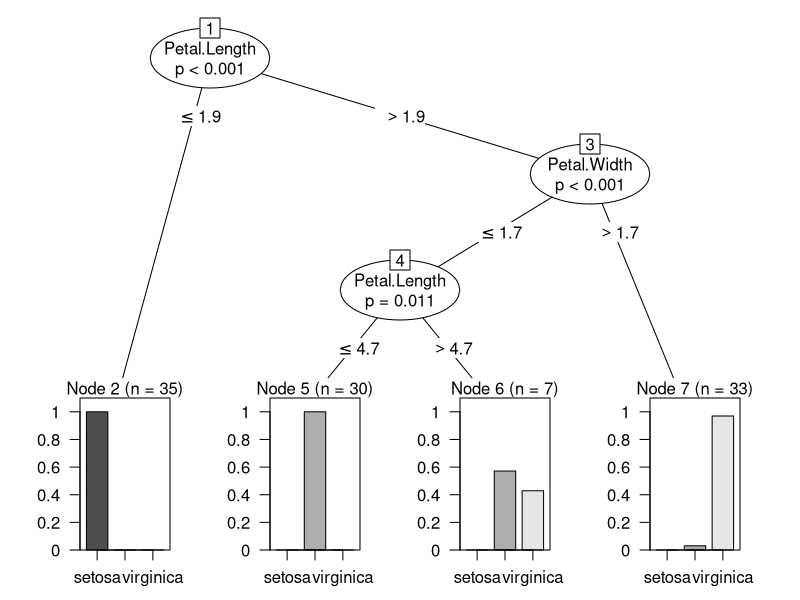
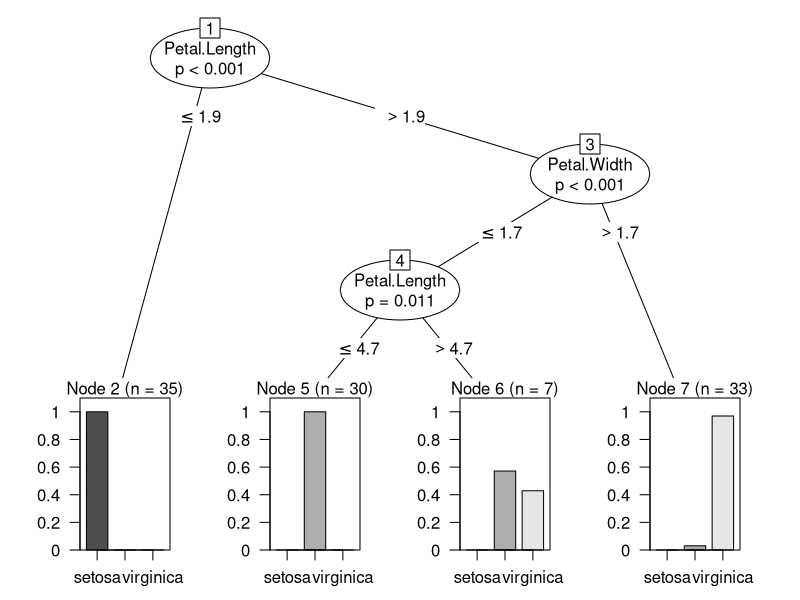
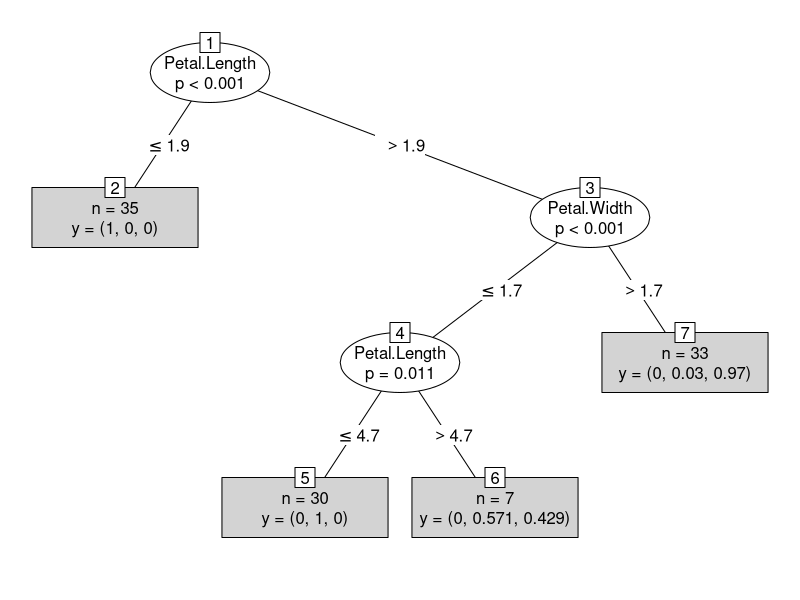

The R script that drew these images, in order:
data("iris")
View(iris)

iris$Species<-as.factor(iris$Species) 
summary(iris)
library(party)
library(caret)


set.seed(7)
inTraininglocal<-createDataPartition(iris$Species,p=.70,list = F)
training<-iris[inTraininglocal,]
testing<-iris[-inTraininglocal,]

#Model Building

colnames(iris)
tree_training<-ctree(Species~Sepal.Length + Sepal.Width + Petal.Length + Petal.Width, data=training)
plot(tree_training)
 
summary(tree_training)

#Predict for test data set

test_predict <- predict(tree_training, newdata= testing,type="response")
table(test_predict, testing$Species)

a<-table(test_predict, testing$Species)
sum(diag(a))/sum(a)

plot(tree_training)
print(tree_training)
plot(tree_training, type="simple")
